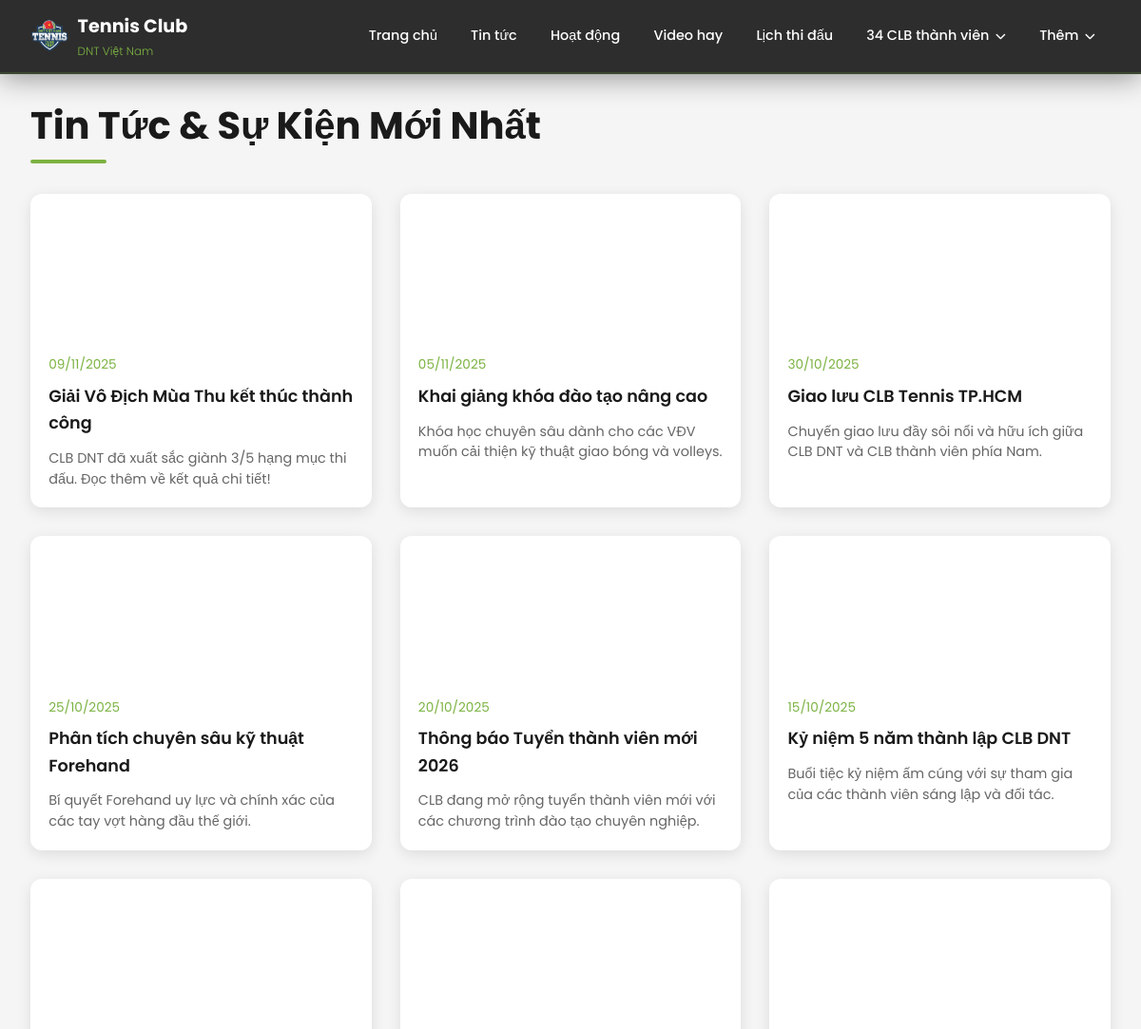
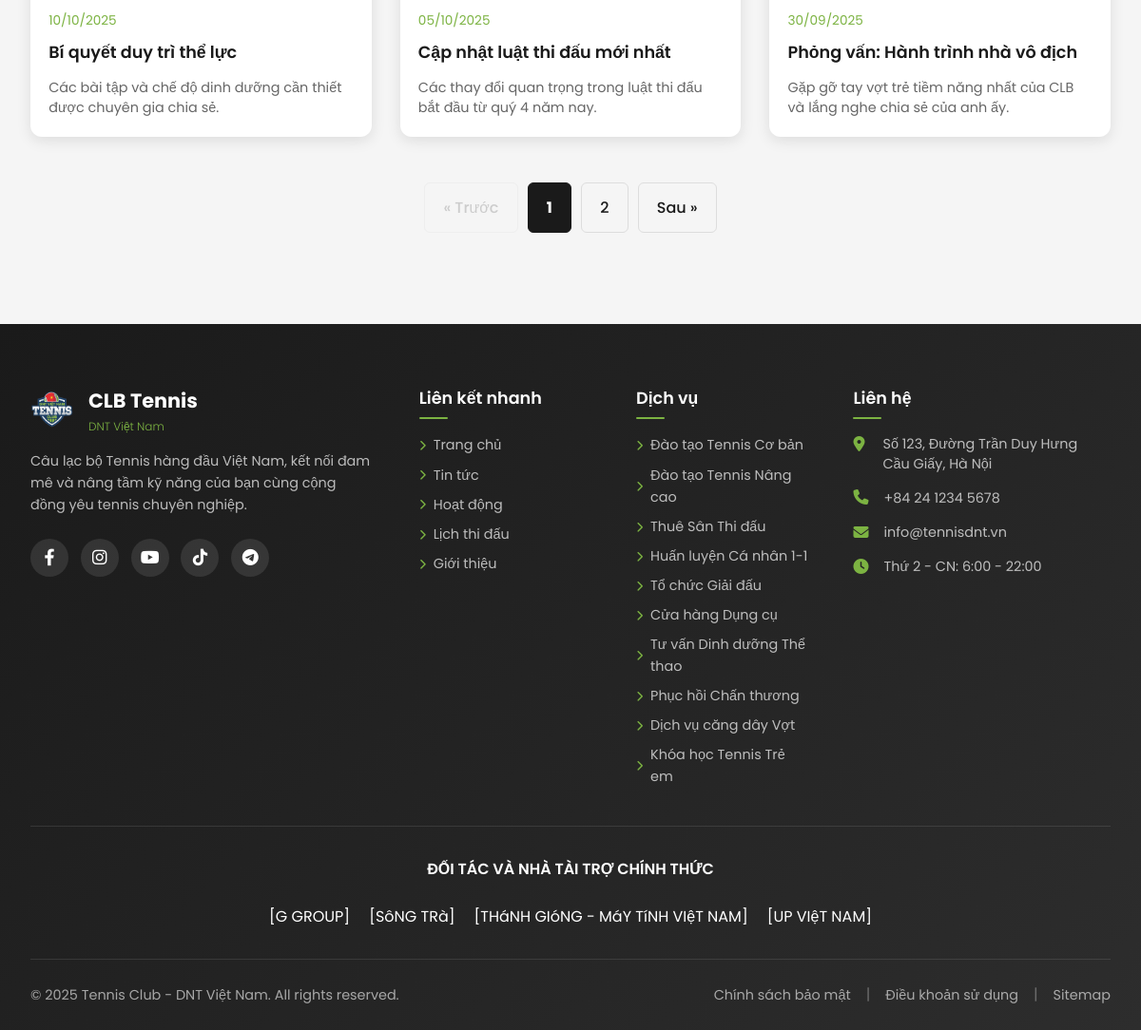
The app's page /tin-tuc.php with its own data (2 pictures, top to bottom).
### tables this page shows
CREATE TABLE IF NOT EXISTS `news` (
  `id` int NOT NULL AUTO_INCREMENT,
  `title` varchar(255) NOT NULL COMMENT 'Tiêu đề bài viết',
  `slug` varchar(255) NOT NULL COMMENT 'URL thân thiện',
  `image_url` varchar(255) DEFAULT NULL COMMENT 'Hình ảnh đại diện',
  `excerpt` text COMMENT 'Tóm tắt bài viết',
  `content` longtext NOT NULL COMMENT 'Nội dung chi tiết',
  `post_date` datetime NOT NULL COMMENT 'Ngày và Giờ đăng bài',
  `is_featured` tinyint(1) DEFAULT '0' COMMENT 'Có phải tin nổi bật không',
  PRIMARY KEY (`id`),
  UNIQUE KEY `slug` (`slug`)
);

CREATE TABLE IF NOT EXISTS `services` (
  `id` int NOT NULL AUTO_INCREMENT,
  `name` varchar(150) NOT NULL COMMENT 'Tên dịch vụ',
  `link` varchar(255) NOT NULL COMMENT 'Đường dẫn liên kết',
  `icon` varchar(50) DEFAULT NULL COMMENT 'Font Awesome icon class',
  PRIMARY KEY (`id`)
);

CREATE TABLE IF NOT EXISTS `sponsors` (
  `id` int NOT NULL AUTO_INCREMENT,
  `name` varchar(150) NOT NULL COMMENT 'Tên nhà tài trợ',
  `logo_url` varchar(255) DEFAULT NULL COMMENT 'Đường dẫn đến logo',
  `level` varchar(50) DEFAULT NULL COMMENT 'Cấp độ tài trợ (Kim Cương, Vàng, Bạc)',
  `website` varchar(255) DEFAULT NULL COMMENT 'Website của nhà tài trợ',
  `contact_email` varchar(100) DEFAULT NULL,
  PRIMARY KEY (`id`)
);

### config.php (called while the page is built, shortened)
<?php
function safe_image_url($url) {
    $url = trim($url);
    $parts = parse_url($url);
    $scheme = isset($parts['scheme']) ? strtolower($parts['scheme']) : '';
    if ($scheme !== '') {
        if (in_array($scheme, ['http', 'https'])) {
            return $url;
        }
        return '';
    }
    return $url;
}
?>

### tin-tuc.php (the view, shortened to what this page needs)
<?php
include 'header.php';
?>
    <main>
        <section class="news-page-section">
            <div class="container">
                <h1 class="section-title">Tin Tức & Sự Kiện Mới Nhất</h1>
                <div class="news-grid">
                    <?php
                    $per_page = 9;
                    $current_page = isset($_GET['page']) ? (int)$_GET['page'] : 1;
                    $current_page = max(1, $current_page);
                    $sql_count = "SELECT COUNT(*) as total FROM news";
                    $result_count = $conn->query($sql_count);
                    $total_news = $result_count->fetch_assoc()['total'];
                    $total_pages = ceil($total_news / $per_page);
                    $current_page = min($current_page, $total_pages);
                    $offset = ($current_page - 1) * $per_page;
                    $sql_news = "SELECT post_date, title, excerpt, image_url, slug FROM news ORDER BY post_date DESC LIMIT ? OFFSET ?";
                    $stmt = $conn->prepare($sql_news);
                    $stmt->bind_param("ii", $per_page, $offset);
                    $stmt->execute();
                    $result_news = $stmt->get_result();
                    if ($result_news->num_rows > 0) {
                        while($row = $result_news->fetch_assoc()) {
                            $formatted_date = date("d/m/Y", strtotime($row["post_date"]));
                            $detail_link = "chi-tiet-tin.php?slug=" . htmlspecialchars($row["slug"]);
                            $img = safe_image_url($row["image_url"]);
                            $img_src = $img ? $img : 'img/placeholder-news.jpg';
                            echo '
                            <a href="' . $detail_link . '" class="news-card">
                                <div class="news-image" style="background-image: url(\'' . htmlspecialchars($img_src) . '\');"></div>
                                <div class="news-content">
                                    <div class="news-date">' . $formatted_date . '</div>
                                    <h3 class="news-title">' . htmlspecialchars($row["title"]) . '</h3>
                                    <p class="news-excerpt">' . htmlspecialchars($row["excerpt"]) . '</p>
                                </div>
                            </a>';
                        }
                    } else {
                        echo "<p style='text-align: center; width: 100%;'>Hiện tại không có bài viết tin tức nào.</p>";
                    }
                    ?>
                    </div>
                    <?php if ($total_pages > 1): ?>
                    <div class="pagination">
                        <?php
                        if ($current_page > 1) {
                            echo '<a href="?page=' . ($current_page - 1) . '">&laquo; Trước</a>';
                        } else {
                            echo '<span class="disabled">&laquo; Trước</span>';
                        }
                        $start_page = max(1, $current_page - 2);
                        $end_page = min($total_pages, $current_page + 2);
                        for ($i = $start_page; $i <= $end_page; $i++) {
                            if ($i == $current_page) {
                                echo '<span class="current-page">' . $i . '</span>';
                            } else {
                                echo '<a href="?page=' . $i . '">' . $i . '</a>';
                            }
                        }
                        if ($current_page < $total_pages) {
                            echo '<a href="?page=' . ($current_page + 1) . '">Sau &raquo;</a>';
                        } else {
                            echo '<span class="disabled">Sau &raquo;</span>';
                        }
                        ?>
                    </div>
                    <?php endif; ?>
            </div>
        </section>
    </main>
    <?php include 'footer.php'; ?>

### footer.php (shortened to what this page needs)
    <footer>
        <div class="container">
            <div class="footer-main">
                <div class="footer-col about-col">
                    <div class="footer-logo">
                        <img src="img/logotn.png" alt="Logo DNT Việt Nam" class="site-logo footer-logo-img">
                        <div>
                            <div class="footer-logo-text">CLB Tennis</div>
                            <div class="footer-logo-sub">DNT Việt Nam</div>
                        </div>
                    </div>
                    <p class="footer-desc">Câu lạc bộ Tennis hàng đầu Việt Nam, kết nối đam mê và nâng tầm kỹ năng của bạn cùng cộng đồng yêu tennis chuyên nghiệp.</p>
                    <div class="social-icons">
                        <a href="#" class="social-icon facebook"><i class="fab fa-facebook-f"></i></a>
                        <a href="#" class="social-icon instagram"><i class="fab fa-instagram"></i></a>
                        <a href="#" class="social-icon youtube"><i class="fab fa-youtube"></i></a>
                        <a href="#" class="social-icon tiktok"><i class="fab fa-tiktok"></i></a>
                        <a href="#" class="social-icon telegram"><i class="fab fa-telegram-plane"></i></a>
                    </div>
                </div>
                <div class="footer-col">
                    <h3 class="footer-title">Liên kết nhanh</h3>
                    <ul class="footer-links">
                        <li><a href="index.php"><i class="fas fa-chevron-right"></i> Trang chủ</a></li>
                        <li><a href="tin-tuc.php"><i class="fas fa-chevron-right"></i> Tin tức</a></li>
                        <li><a href="hoat-dong.php"><i class="fas fa-chevron-right"></i> Hoạt động</a></li>
                        <li><a href="index.php#lich-thi-dau"><i class="fas fa-chevron-right"></i> Lịch thi đấu</a></li>
                        <li><a href="index.php#gioi-thieu"><i class="fas fa-chevron-right"></i> Giới thiệu</a></li>
                    </ul>
                </div>
                <div class="footer-col">
                    <h3 class="footer-title">Dịch vụ</h3>
                    <ul class="footer-links">
                        <?php
                        if (isset($conn)) {
                            $sql_services = "SELECT name, link FROM services ORDER BY id ASC";
                            $result_services = $conn->query($sql_services);
                            if ($result_services && $result_services->num_rows > 0) {
                                while($row = $result_services->fetch_assoc()) {
                                    $link = htmlspecialchars($row["link"]);
                                    $name = htmlspecialchars($row["name"]);
                                    echo '<li><a href="' . $link . '"><i class="fas fa-chevron-right"></i> ' . $name . '</a></li>';
                                }
                            } else {
                                echo '<li><a href="#"><i class="fas fa-chevron-right"></i> Đang cập nhật</a></li>';
                            }
                        }
                        ?>
                        </ul>
                </div>
                <div class="footer-col">
                    <h3 class="footer-title">Liên hệ</h3>
                    <ul class="footer-contact">
                        <li>
                            <i class="fas fa-map-marker-alt"></i>
                            <span>Số 123, Đường Trần Duy Hưng<br>Cầu Giấy, Hà Nội</span>
                        </li>
                        <li>
                            <i class="fas fa-phone"></i>
                            <span>+84 24 1234 5678</span>
                        </li>
                        <li>
                            <i class="fas fa-envelope"></i>
                            <span>info@tennisdnt.vn</span>
                        </li>
                        <li>
                            <i class="fas fa-clock"></i>
                            <span>Thứ 2 - CN: 6:00 - 22:00</span>
                        </li>
                    </ul>
                </div>
            </div>
            <div class="footer-partners">
                <h3 class="section-subtitle">ĐỐI TÁC VÀ NHÀ TÀI TRỢ CHÍNH THỨC</h3>
                <div class="partner-logos">
                    <?php
                    if (isset($conn)) {
                        $sql_sponsors = "SELECT name FROM sponsors ORDER BY level DESC, name ASC LIMIT 4";
                        $result_sponsors = $conn->query($sql_sponsors);
                        if ($result_sponsors && $result_sponsors->num_rows > 0) {
                            while($row = $result_sponsors->fetch_assoc()) {
                                echo '<span class="partner">[' . htmlspecialchars(strtoupper($row["name"])) . ']</span>';
                            }
                        } else {
                            echo '<span class="partner">[ĐANG CẬP NHẬT]</span>';
                        }
                    }
                    ?>
                    </div>
            </div>
            <div class="footer-bottom">
                <div class="footer-bottom-content">
                    <p>© 2025 Tennis Club - DNT Việt Nam. All rights reserved.</p>
                    <div class="footer-bottom-links">
                        <a href="#">Chính sách bảo mật</a>
                        <span>|</span>
                        <a href="#">Điều khoản sử dụng</a>
                        <span>|</span>
                        <a href="#">Sitemap</a>
                    </div>
                </div>
            </div>
        </div>
    </footer>
</body>
</html>

### style.css (style rules this page uses)
:root { --color-dark-bg: #2d2d2d; --color-primary: #1a1a1a; --color-accent: #7CB342; --color-secondary: #558B2F; --color-cta: #FFD700; --color-light: #ffffff; --color-text-dark: #333; }
* { margin: 0; padding: 0; box-sizing: border-box; }
body { font-family: 'Poppins', sans-serif; color: var(--color-text-dark); line-height: 1.6; overflow-x: hidden; background: #f5f5f5; }
.container { max-width: 1200px; margin: 0 auto; padding: 0 2rem; }
a { text-decoration: none; color: inherit; }
.section-title { text-align: center; font-size: 2.5rem; font-weight: 700; margin-bottom: 3rem; color: var(--color-primary); position: relative; padding-bottom: 1rem; }
.section-title::after { content: ''; position: absolute; bottom: 0; left: 50%; transform: translateX(-50%); width: 80px; height: 4px; background: var(--color-accent); border-radius: 2px; }
.section-subtitle { font-size: 1.2rem; font-weight: 600; color: var(--color-primary); margin-bottom: 1rem; text-align: center; }
.site-logo { height: 40px; width: auto; flex-shrink: 0; }
.news-card { min-width: 250px; background: white; border-radius: 12px; overflow: hidden; box-shadow: 0 4px 15px rgba(0,0,0,0.1); transition: transform 0.3s, box-shadow 0.3s; flex-shrink: 0; }
.news-image { width: 100%; height: 150px; background-size: cover; background-position: center; transition: transform 0.6s ease; }
.news-content { padding: 1.2rem; }
.news-date { color: var(--color-accent); font-size: 0.85rem; margin-bottom: 0.5rem; }
.news-title { font-size: 1.1rem; font-weight: 600; margin-bottom: 0.8rem; color: var(--color-primary); }
.news-excerpt { color: #666; font-size: 0.9rem; line-height: 1.5; }
footer { background: linear-gradient(135deg, #1a1a1a 0%, #2d2d2d 100%); color: white; padding: 4rem 0 0; }
.footer-main { display: grid; grid-template-columns: 2fr 1fr 1fr 1.5fr; gap: 3rem; padding-bottom: 2rem; border-bottom: 1px solid rgba(255,255,255,0.1); }
.footer-col { display: flex; flex-direction: column; text-align: left; }
.footer-logo { display: flex; align-items: center; gap: 1rem; margin-bottom: 1rem; }
.footer-logo-img { height: 45px; }
.footer-logo-text { font-size: 1.3rem; font-weight: 700; }
.footer-logo-sub { color: var(--color-accent); font-size: 0.75rem; font-weight: 300; }
.footer-desc { color: rgba(255,255,255,0.7); line-height: 1.6; margin-bottom: 1rem; font-size: 0.9rem; }
.social-icons { display: flex; gap: 0.8rem; margin-top: 0.5rem; align-items: center; }
.social-icon { width: 40px; height: 40px; border-radius: 50%; background: rgba(255,255,255,0.1); display: flex; align-items: center; justify-content: center; color: white; font-size: 1.1rem; transition: all 0.3s; cursor: pointer; text-decoration: none; }
.footer-title { color: white; font-size: 1.1rem; font-weight: 600; margin-bottom: 1rem; position: relative; padding-bottom: 0.5rem; }
.footer-title::after { content: ''; position: absolute; left: 0; bottom: 0; width: 30px; height: 2px; background: var(--color-accent); border-radius: 2px; }
.footer-links { list-style: none; }
.footer-links li { margin-bottom: 0.5rem; }
.footer-links a { color: rgba(255,255,255,0.7); transition: all 0.3s; display: flex; align-items: center; gap: 0.5rem; font-size: 0.9rem; }
.footer-links a i { font-size: 0.7rem; color: var(--color-accent); }
.footer-contact { list-style: none; }
.footer-contact li { display: flex; gap: 1rem; margin-bottom: 1rem; color: rgba(255,255,255,0.7); font-size: 0.9rem; line-height: 1.4; }
.footer-contact i { color: var(--color-accent); font-size: 1rem; margin-top: 0.1rem; min-width: 15px; }
.footer-partners { padding: 2rem 5%; text-align: center; border-bottom: 1px solid rgba(255,255,255,0.1); }
.footer-partners .section-subtitle { color: var(--color-light); font-size: 1rem; margin-bottom: 1.5rem; }
.partner-logos { display: flex; justify-content: center; align-items: center; flex-wrap: wrap; gap: 20px; }
.footer-bottom { padding: 1.5rem 0; }
.footer-bottom-content { display: flex; justify-content: space-between; align-items: center; flex-wrap: wrap; gap: 1rem; }
.footer-bottom-content p { color: rgba(255,255,255,0.6); font-size: 0.9rem; }
.footer-bottom-links { display: flex; gap: 1rem; align-items: center; }
.footer-bottom-links a { color: rgba(255,255,255,0.6); text-decoration: none; font-size: 0.9rem; transition: color 0.3s; }
.footer-bottom-links span { color: rgba(255,255,255,0.3); }

### records on screen
news: post_date "09/11/2025", title "Giải Vô Địch Mùa Thu kết thúc thành công", excerpt "CLB DNT đã xuất sắc giành 3/5 hạng mục thi đấu. Đọc thêm về kết quả chi tiết!"
news: post_date "05/11/2025", title "Khai giảng khóa đào tạo nâng cao", excerpt "Khóa học chuyên sâu dành cho các VĐV muốn cải thiện kỹ thuật giao bóng và volleys."
news: post_date "30/10/2025", title "Giao lưu CLB Tennis TP.HCM", excerpt "Chuyến giao lưu đầy sôi nổi và hữu ích giữa CLB DNT và CLB thành viên phía Nam."
news: post_date "25/10/2025", title "Phân tích chuyên sâu kỹ thuật Forehand", excerpt "Bí quyết Forehand uy lực và chính xác của các tay vợt hàng đầu thế giới."
news: post_date "20/10/2025", title "Thông báo Tuyển thành viên mới 2026", excerpt "CLB đang mở rộng tuyển thành viên mới với các chương trình đào tạo chuyên nghiệp."
news: post_date "15/10/2025", title "Kỷ niệm 5 năm thành lập CLB DNT", excerpt "Buổi tiệc kỷ niệm ấm cúng với sự tham gia của các thành viên sáng lập và đối tác."
news: post_date "10/10/2025", title "Bí quyết duy trì thể lực", excerpt "Các bài tập và chế độ dinh dưỡng cần thiết được chuyên gia chia sẻ."
news: post_date "05/10/2025", title "Cập nhật luật thi đấu mới nhất", excerpt "Các thay đổi quan trọng trong luật thi đấu bắt đầu từ quý 4 năm nay."
news: post_date "30/09/2025", title "Phỏng vấn: Hành trình nhà vô địch", excerpt "Gặp gỡ tay vợt trẻ tiềm năng nhất của CLB và lắng nghe chia sẻ của anh ấy."
services: name "Đào tạo Tennis Cơ bản"
services: name "Đào tạo Tennis Nâng cao"
services: name "Thuê Sân Thi đấu"
services: name "Huấn luyện Cá nhân 1-1"
services: name "Tổ chức Giải đấu"
services: name "Cửa hàng Dụng cụ"
services: name "Tư vấn Dinh dưỡng Thể thao"
services: name "Phục hồi Chấn thương"
services: name "Dịch vụ căng dây Vợt"
services: name "Khóa học Tennis Trẻ em"
sponsors: name "G GROUP"
sponsors: name "SôNG TRà"
sponsors: name "THáNH GIóNG - MáY TíNH VIệT NAM"
sponsors: name "UP VIệT NAM"
